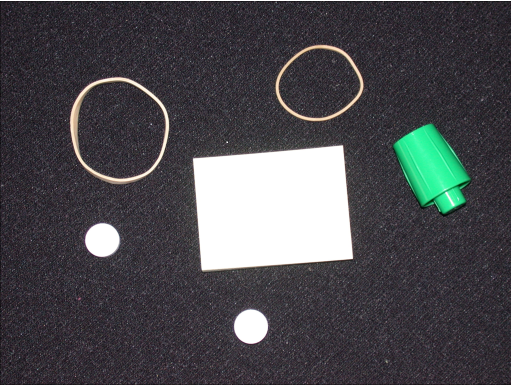
#> input picture Zadanie7/obr/predmety.png, 511 x 386 px
$ python prahy.py
#> lines starting #> are read from the running program, lines starting #| are printed output that depends on the picture; after the words box and inside, x2 and y2 are one past the last pixel; in counts of white or black regions, pixels touching at a corner belong together
import numpy as np
import cv2 as cv
import matplotlib.pyplot as plt


def print(img, title, p):
    plt.subplot(2, 2, p)
    plt.title(title)
    plt.tight_layout()
    plt.imshow(img, 'gray')


def print_color(img, title, p):
    plt.subplot(2, 2, p)
    plt.title(title)
    plt.tight_layout()
    plt.imshow(img)


if __name__ == '__main__':
    img_original = cv.imread("obr/predmety.png", 0)
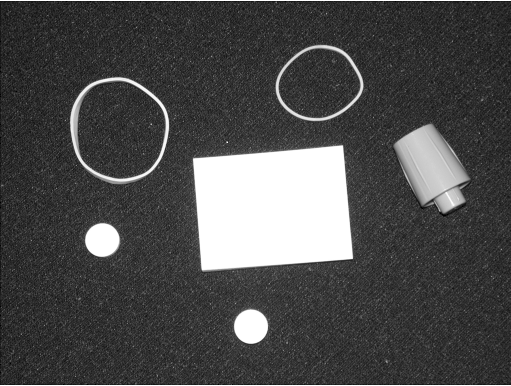
#> img_original: shape (386, 511); min 0, max 255, mean 75.9
    img_original_color = cv.imread("obr/predmety.png", cv.IMREAD_COLOR)
#> img_original_color is the input picture: shape (386, 511, 3); mean B, G, R 78.5, 74.7, 74.9

    maxval = 255
    prahy = [120, 130]

    _, img_prah2 = cv.threshold(img_original_color, prahy[0], maxval, cv.THRESH_BINARY)
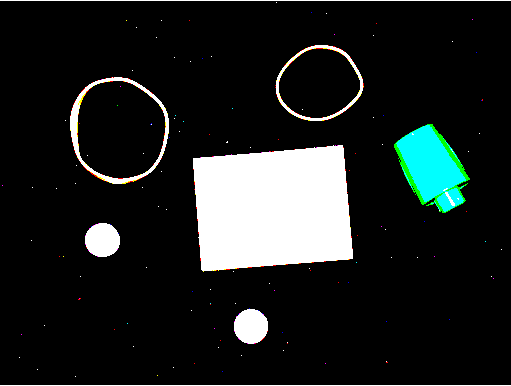
#> img_prah2: shape (386, 511, 3); mean B, G, R 33.1, 34.2, 29.4
    _, img_prah3 = cv.threshold(img_original, prahy[1], maxval, cv.THRESH_BINARY)
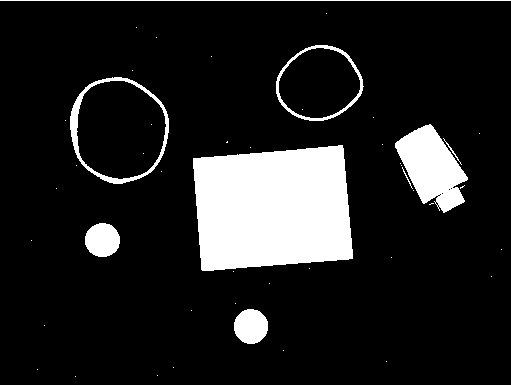
#> img_prah3: shape (386, 511); 13.2% white; 48 white regions (38 under 20 px), largest, box (x1, y1, x2, y2) and area: (193, 145, 353, 271) 17248, (395, 124, 468, 213) 3657, (70, 77, 169, 184) 1304
    prah, img_prah4 = cv.threshold(img_original, 0, maxval, cv.THRESH_BINARY | cv.THRESH_OTSU)
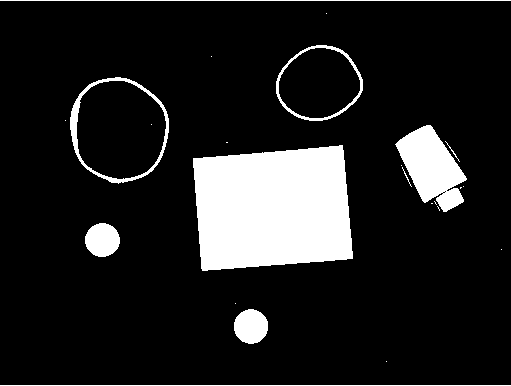
#> img_prah4: shape (386, 511); 12.9% white; 24 white regions (14 under 20 px), largest, box (x1, y1, x2, y2) and area: (193, 145, 353, 271) 17188, (395, 125, 467, 212) 3461, (70, 77, 169, 184) 1195
#> prah = 146

    print_color(img_original_color, "org pic", 1)
    print_color(img_prah2, "color prah = %i" % prahy[0], 2)
    print(img_prah3, "optimal prah = %i" % prahy[1], 3)
    print(img_prah4, "OTSU = %i" % prah, 4)
    plt.savefig("predmety.png")
#> figure, not shown here; B, G, R data is drawn as R, G, B
    plt.show()
